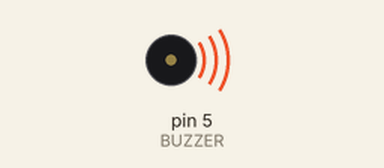
Simulated run of this sketch. Board: Arduino Uno, built with avr-gcc and run on an emulated ATmega328P. Parts: buzzer (waves = sounding).

Above: at 0.2 s.
At 3.2 s:
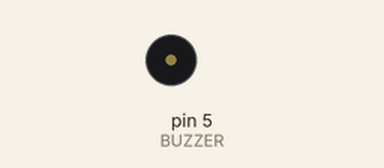
Timing chart, 0 to 5.9 s (numbered marks = the images above):
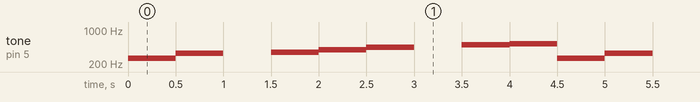

Measured:
- by itself, tone on pin 5 (BUZZER): repeats every 4.5 s: 330 Hz 0.50 s, silent 0.50 s, 349 Hz 0.50 s, 392 Hz 0.50 s, 440 Hz 0.50 s, silent 0.50 s, 494 Hz 0.50 s, 523 Hz 0.50 s, 262 Hz 0.50 s

The sketch:

example1.ino
```cpp
#define BUZZER 5

void setup() {
  pinMode(BUZZER, OUTPUT);
}

void loop() {
  tone(BUZZER, 262);  //도
  delay(500);

  tone(BUZZER, 294);  //레
  tone(BUZZER, 330);  //미
  delay(500);
  noTone(BUZZER);
  delay(500);

  tone(BUZZER, 349);  //파
  delay(500);

  tone(BUZZER, 392, 500); //솔
  delay(500);

  tone(BUZZER, 440, 500); //라
  delay(1000);

  tone(BUZZER, 494, 500); //시
  delay(500);

  tone(BUZZER, 523, 500); //도
  delay(500);
}
```
